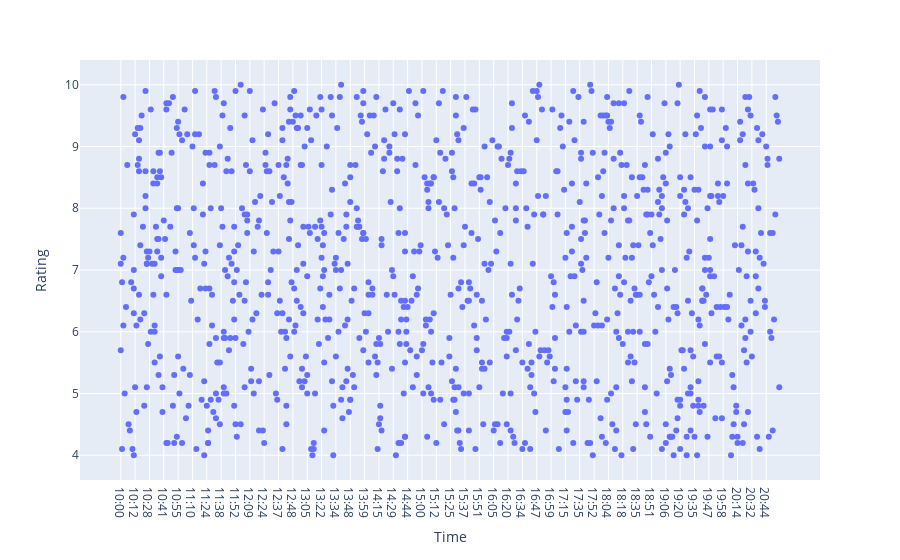

Notebook code for this chart:
### Markdown cell above
#### Rating by time of purchases

### Code cell
sale = pd.DataFrame({'Time': sales['Time'], 'Rating': sales['Rating'], 'Total': sales['Total']})
sale = sale.sort_values('Time')
fig = px.scatter(sale, x="Time", y="Rating")
fig.show()

### Figure 1 — Plotly figure (JSON) as saved in the notebook; plotly's stock layout.template omitted (floating-point values rounded to 4 significant figures; data arrays with more than 128 entries replaced by an {"elided": "..."} marker saying what was removed)
{"data": [{"hovertemplate": "Time=%{x}<br>Rating=%{y}<extra></extra>", "legendgroup": "", "marker": {"color": "#636efa", "symbol": "circle"}, "mode": "markers", "name": "", "orientation": "v", "showlegend": false, "type": "scatter", "x": {"elided": "1000 str values"}, "xaxis": "x", "y": {"elided": "1000 float values"}, "yaxis": "y"}], "layout": {"legend": {"tracegroupgap": 0}, "margin": {"t": 60}, "xaxis": {"anchor": "y", "domain": [0, 1], "title": {"text": "Time"}}, "yaxis": {"anchor": "x", "domain": [0, 1], "title": {"text": "Rating"}}}}
